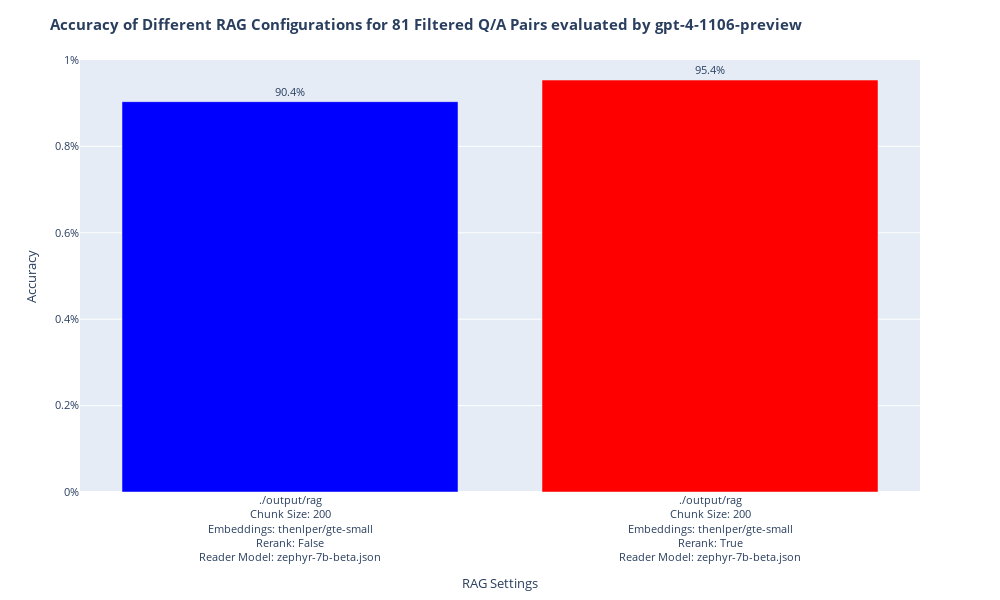

Notebook source saved alongside this figure:
### Code cell
import plotly.express as px

# Function to format the settings
def format_settings(settings):
    formatted = settings.replace("chunk:", "Chunk Size: ") \
                        .replace("embeddings:", "Embeddings: ") \
                        .replace("rerank:", "Rerank: ") \
                        .replace("reader-model:", "Reader Model: ") \
                        .replace("evaluator-model:", "Evaluator Model: ") \
                        .replace("~", "/")  # Replace any special characters as needed
    return formatted.replace("_", "<br>")  # Replace underscores with line breaks for better formatting

# Assuming 'average_scores' is a DataFrame that contains 'settings' and 'eval_score_GPT4'
# Create a new column with formatted settings
average_scores['formatted_settings'] = average_scores['settings'].apply(format_settings)

# Now use 'formatted_settings' in the plot
fig = px.bar(
    average_scores,
    x='formatted_settings',  # Use the formatted settings for x-axis
    y='eval_score_GPT4',     # Use the evaluation scores for y-axis
    labels={
        "eval_score_GPT4": "Accuracy",  # Y-axis label
        "formatted_settings": "Configuration",  # X-axis label
    },
    color='eval_score_GPT4',  # Color based on the evaluation score
    color_continuous_scale="bluered",  # Color scale
)

# Update layout settings
fig.update_layout(
    width=1000,
    height=600,
    barmode="group",
    yaxis_range=[0, 1],  # Adjusting range to [0, 1] since scores are normalized
    title="<b>Accuracy of Different RAG Configurations for 81 Filtered Q/A Pairs evaluated by gpt-4-1106-preview</b>",
    xaxis_title="RAG Settings",
    font=dict(size=11),
)

# Add percentage suffix to the y-axis
fig.layout.yaxis.ticksuffix = "%"
fig.update_coloraxes(showscale=False)  # Hide the color scale
fig.update_traces(texttemplate="%{y:.1%}", textposition="outside")  # Display percentage on bars

# Show the figure
fig.show()

### Figure 1 — Plotly figure (JSON) as saved in the notebook; plotly's stock layout.template omitted (floating-point values rounded to 4 significant figures)
{"data": [{"alignmentgroup": "True", "hovertemplate": "Configuration=%{x}<br>Accuracy=%{marker.color}<extra></extra>", "legendgroup": "", "marker": {"color": [0.9036, 0.9536], "coloraxis": "coloraxis", "pattern": {"shape": ""}}, "name": "", "offsetgroup": "", "orientation": "v", "showlegend": false, "textposition": "outside", "texttemplate": "%{y:.1%}", "type": "bar", "x": ["./output/rag<br>Chunk Size: 200<br>Embeddings: thenlper/gte-small<br>Rerank: False<br>Reader Model: zephyr-7b-beta.json", "./output/rag<br>Chunk Size: 200<br>Embeddings: thenlper/gte-small<br>Rerank: True<br>Reader Model: zephyr-7b-beta.json"], "xaxis": "x", "y": [0.9036, 0.9536], "yaxis": "y"}], "layout": {"barmode": "group", "coloraxis": {"colorbar": {"title": {"text": "Accuracy"}}, "colorscale": [[0, "rgb(0,0,255)"], [1, "rgb(255,0,0)"]], "showscale": false}, "font": {"size": 11}, "height": 600, "legend": {"tracegroupgap": 0}, "margin": {"t": 60}, "title": {"text": "<b>Accuracy of Different RAG Configurations for 81 Filtered Q/A Pairs evaluated by gpt-4-1106-preview</b>"}, "width": 1000, "xaxis": {"anchor": "y", "domain": [0, 1], "title": {"text": "RAG Settings"}}, "yaxis": {"anchor": "x", "domain": [0, 1], "range": [0, 1], "ticksuffix": "%", "title": {"text": "Accuracy"}}}}
